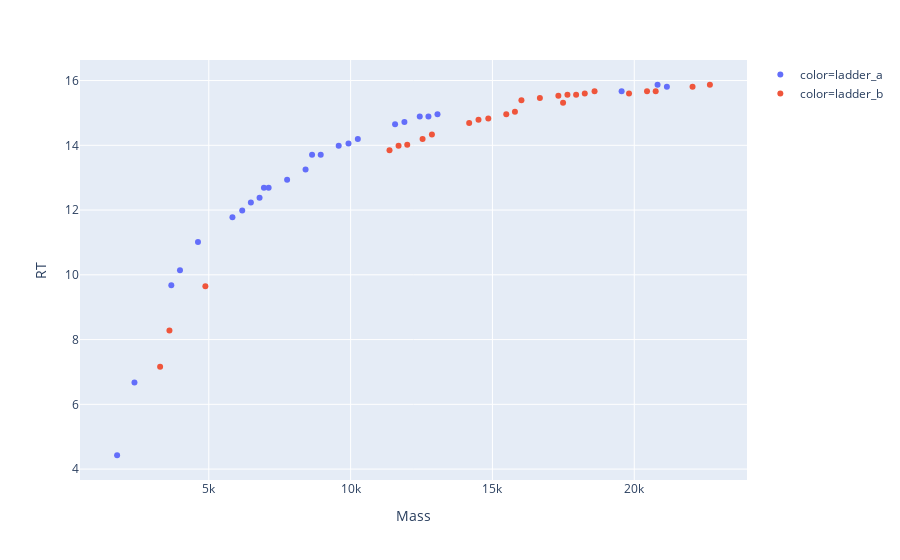

Notebook cell for this chart:
### Code cell
full_mass = 24416.29 #24189.23 #24245.225 #24941.525 #24252.315242 #24581.374101 
df_3p_24416, df_5p_24416 = computational_data_seperation(df_3p, df_5p, full_mass, ignore_endpoints=True)
plotly_zones(df_5p_24416, df_3p_24416)
df_24416 = pd.concat([df_3p_24416, df_5p_24416]).drop_duplicates()
df_24416.shape

### Figure 1 — Plotly figure (JSON) as saved in the notebook; plotly's stock layout.template omitted (floating-point values rounded to 4 significant figures)
{"data": [{"hoverlabel": {"namelength": 0}, "hovertemplate": "color=ladder_a<br>Mass=%{x}<br>RT=%{y}", "legendgroup": "color=ladder_a", "marker": {"color": "#636efa", "symbol": "circle"}, "mode": "markers", "name": "color=ladder_a", "showlegend": true, "type": "scatter", "x": [21150.0, 7761.0, 11900.0, 6484.0, 1767.0, 12440.0, 12740.0, 13060.0, 3678.0, 2379.0, 8412.0, 6790.0, 8641.0, 5834.0, 6944.0, 8946.0, 7110.0, 9580.0, 9925.0, 4619.0, 10250.0, 3984.0, 19550.0, 6179.0, 11570.0, 20820.0], "xaxis": "x", "y": [15.81, 12.93, 14.72, 12.24, 4.428, 14.89, 14.89, 14.96, 9.678, 6.673, 13.25, 12.38, 13.71, 11.78, 12.69, 13.71, 12.69, 13.99, 14.06, 11.01, 14.2, 10.14, 15.67, 11.99, 14.65, 15.87], "yaxis": "y"}, {"hoverlabel": {"namelength": 0}, "hovertemplate": "color=ladder_b<br>Mass=%{x}<br>RT=%{y}", "legendgroup": "color=ladder_b", "marker": {"color": "#EF553B", "symbol": "circle"}, "mode": "markers", "name": "color=ladder_b", "showlegend": true, "type": "scatter", "x": [17640.0, 17950.0, 18260.0, 18600.0, 3612.0, 19820.0, 20450.0, 20760.0, 4880.0, 11370.0, 22060.0, 11690.0, 22670.0, 12000.0, 12540.0, 12870.0, 14180.0, 14510.0, 14850.0, 15490.0, 3283.0, 15790.0, 16020.0, 16670.0, 17320.0, 17490.0], "xaxis": "x", "y": [15.56, 15.56, 15.6, 15.67, 8.283, 15.6, 15.67, 15.67, 9.646, 13.84, 15.81, 13.99, 15.87, 14.02, 14.2, 14.34, 14.69, 14.79, 14.83, 14.96, 7.159, 15.03, 15.39, 15.46, 15.53, 15.32], "yaxis": "y"}], "layout": {"legend": {"tracegroupgap": 0}, "margin": {"t": 60}, "xaxis": {"anchor": "y", "domain": [0, 1], "title": {"text": "Mass"}}, "yaxis": {"anchor": "x", "domain": [0, 1], "title": {"text": "RT"}}}}
